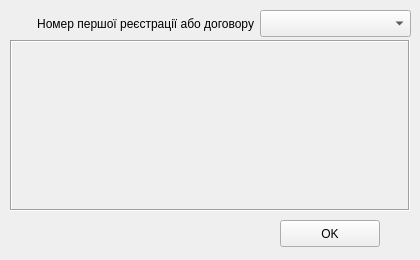
<?xml version="1.0" encoding="UTF-8"?>
<ui version="4.0">
 <class>ActivateObekt</class>
 <widget class="QDialog" name="ActivateObekt">
  <property name="windowModality">
   <enum>Qt::ApplicationModal</enum>
  </property>
  <property name="geometry">
   <rect>
    <x>0</x>
    <y>0</y>
    <width>420</width>
    <height>260</height>
   </rect>
  </property>
  <property name="windowTitle">
   <string>Активація об'єкта</string>
  </property>
  <property name="windowIcon">
   <iconset>
    <normaloff>../icons/16x16/applications-engineering.png</normaloff>../icons/16x16/applications-engineering.png</iconset>
  </property>
  <property name="sizeGripEnabled">
   <bool>false</bool>
  </property>
  <property name="modal">
   <bool>true</bool>
  </property>
  <widget class="QComboBox" name="comboBox">
   <property name="enabled">
    <bool>true</bool>
   </property>
   <property name="geometry">
    <rect>
     <x>260</x>
     <y>10</y>
     <width>151</width>
     <height>27</height>
    </rect>
   </property>
  </widget>
  <widget class="QPushButton" name="pushButton">
   <property name="geometry">
    <rect>
     <x>280</x>
     <y>220</y>
     <width>100</width>
     <height>27</height>
    </rect>
   </property>
   <property name="text">
    <string>OK</string>
   </property>
   <property name="icon">
    <iconset>
     <normaloff>../icons/16x16/actions/dialog-ok-apply.png</normaloff>../icons/16x16/actions/dialog-ok-apply.png</iconset>
   </property>
   <property name="autoDefault">
    <bool>false</bool>
   </property>
   <property name="default">
    <bool>false</bool>
   </property>
  </widget>
  <widget class="QLabel" name="label">
   <property name="geometry">
    <rect>
     <x>14</x>
     <y>10</y>
     <width>240</width>
     <height>27</height>
    </rect>
   </property>
   <property name="text">
    <string>Номер першої реєстрації або договору</string>
   </property>
   <property name="alignment">
    <set>Qt::AlignRight|Qt::AlignTrailing|Qt::AlignVCenter</set>
   </property>
  </widget>
  <widget class="QLabel" name="label_2">
   <property name="geometry">
    <rect>
     <x>10</x>
     <y>40</y>
     <width>400</width>
     <height>171</height>
    </rect>
   </property>
   <property name="frameShape">
    <enum>QFrame::Box</enum>
   </property>
   <property name="frameShadow">
    <enum>QFrame::Sunken</enum>
   </property>
   <property name="text">
    <string/>
   </property>
   <property name="alignment">
    <set>Qt::AlignLeading|Qt::AlignLeft|Qt::AlignVCenter</set>
   </property>
   <property name="wordWrap">
    <bool>true</bool>
   </property>
  </widget>
 </widget>
 <resources/>
 <connections/>
</ui>
